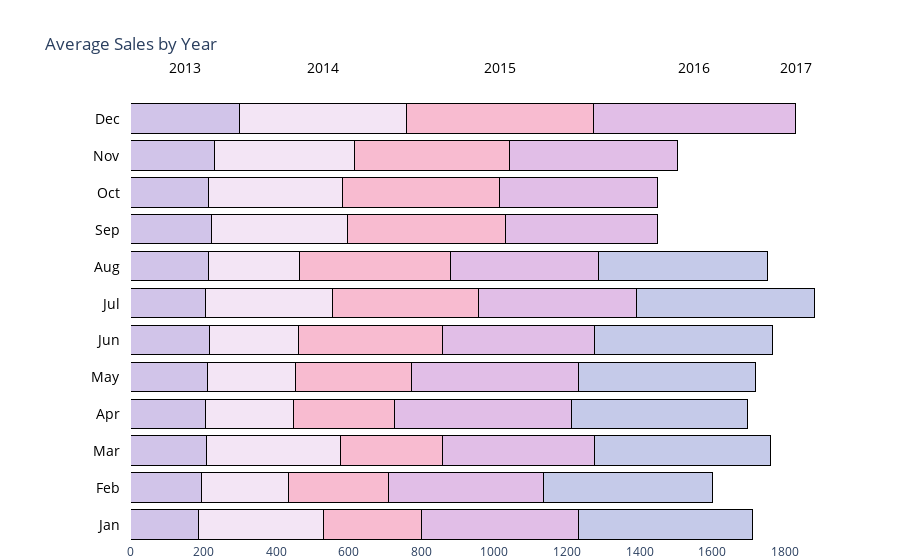

Notebook cell for this chart:
### Code cell
# Data preparation
yearly_data = create_yearly_sales_data(df_train1)
df_year = pd.DataFrame(yearly_data)
x_data = df_year.values

# Color and label setup
colors = ['#D1C4E9', '#F3E5F5', '#F8BBD0', '#E1BEE7', '#C5CAE9']  # Pastel colors
top_labels = ['2013', '2014', '2015', '2016', '2017']
y_data = ['Jan', 'Feb', 'Mar', 'Apr', 'May', 'Jun', 'Jul', 'Aug', 'Sep', 'Oct', 'Nov', 'Dec']

# Create figure
fig = go.Figure()
add_bars(fig, x_data, y_data, colors)
add_annotations(fig, x_data, y_data, top_labels)

# Update layout
fig.update_layout(title='Average Sales by Year',
                  xaxis=dict(showgrid=False, zeroline=False, domain=[0.15, 1]),
                  yaxis=dict(showgrid=False, showline=False, showticklabels=False, zeroline=False),
                  barmode='stack', template="plotly_white", margin=dict(l=0, r=50, t=100, b=10),
                  showlegend=False)
fig.show()

### Figure 1 — Plotly figure (JSON) as saved in the notebook; plotly's stock layout.template omitted (floating-point values rounded to 4 significant figures)
{"data": [{"marker": {"color": "#D1C4E9", "line": {"color": "rgb(0, 0, 0)", "width": 1}}, "orientation": "h", "type": "bar", "x": [187.0], "y": ["Jan"]}, {"marker": {"color": "#D1C4E9", "line": {"color": "rgb(0, 0, 0)", "width": 1}}, "orientation": "h", "type": "bar", "x": [193.6], "y": ["Feb"]}, {"marker": {"color": "#D1C4E9", "line": {"color": "rgb(0, 0, 0)", "width": 1}}, "orientation": "h", "type": "bar", "x": [206.9], "y": ["Mar"]}, {"marker": {"color": "#D1C4E9", "line": {"color": "rgb(0, 0, 0)", "width": 1}}, "orientation": "h", "type": "bar", "x": [205.6], "y": ["Apr"]}, {"marker": {"color": "#D1C4E9", "line": {"color": "rgb(0, 0, 0)", "width": 1}}, "orientation": "h", "type": "bar", "x": [210.2], "y": ["May"]}, {"marker": {"color": "#D1C4E9", "line": {"color": "rgb(0, 0, 0)", "width": 1}}, "orientation": "h", "type": "bar", "x": [215.7], "y": ["Jun"]}, {"marker": {"color": "#D1C4E9", "line": {"color": "rgb(0, 0, 0)", "width": 1}}, "orientation": "h", "type": "bar", "x": [204.0], "y": ["Jul"]}, {"marker": {"color": "#D1C4E9", "line": {"color": "rgb(0, 0, 0)", "width": 1}}, "orientation": "h", "type": "bar", "x": [212.5], "y": ["Aug"]}, {"marker": {"color": "#D1C4E9", "line": {"color": "rgb(0, 0, 0)", "width": 1}}, "orientation": "h", "type": "bar", "x": [220.6], "y": ["Sep"]}, {"marker": {"color": "#D1C4E9", "line": {"color": "rgb(0, 0, 0)", "width": 1}}, "orientation": "h", "type": "bar", "x": [213.2], "y": ["Oct"]}, {"marker": {"color": "#D1C4E9", "line": {"color": "rgb(0, 0, 0)", "width": 1}}, "orientation": "h", "type": "bar", "x": [231.1], "y": ["Nov"]}, {"marker": {"color": "#D1C4E9", "line": {"color": "rgb(0, 0, 0)", "width": 1}}, "orientation": "h", "type": "bar", "x": [298.7], "y": ["Dec"]}, {"marker": {"color": "#F3E5F5", "line": {"color": "rgb(0, 0, 0)", "width": 1}}, "orientation": "h", "type": "bar", "x": [342.3], "y": ["Jan"]}, {"marker": {"color": "#F3E5F5", "line": {"color": "rgb(0, 0, 0)", "width": 1}}, "orientation": "h", "type": "bar", "x": [241.3], "y": ["Feb"]}, {"marker": {"color": "#F3E5F5", "line": {"color": "rgb(0, 0, 0)", "width": 1}}, "orientation": "h", "type": "bar", "x": [368.7], "y": ["Mar"]}, {"marker": {"color": "#F3E5F5", "line": {"color": "rgb(0, 0, 0)", "width": 1}}, "orientation": "h", "type": "bar", "x": [240.6], "y": ["Apr"]}, {"marker": {"color": "#F3E5F5", "line": {"color": "rgb(0, 0, 0)", "width": 1}}, "orientation": "h", "type": "bar", "x": [242.2], "y": ["May"]}, {"marker": {"color": "#F3E5F5", "line": {"color": "rgb(0, 0, 0)", "width": 1}}, "orientation": "h", "type": "bar", "x": [244.6], "y": ["Jun"]}, {"marker": {"color": "#F3E5F5", "line": {"color": "rgb(0, 0, 0)", "width": 1}}, "orientation": "h", "type": "bar", "x": [350.8], "y": ["Jul"]}, {"marker": {"color": "#F3E5F5", "line": {"color": "rgb(0, 0, 0)", "width": 1}}, "orientation": "h", "type": "bar", "x": [251.4], "y": ["Aug"]}, {"marker": {"color": "#F3E5F5", "line": {"color": "rgb(0, 0, 0)", "width": 1}}, "orientation": "h", "type": "bar", "x": [374.5], "y": ["Sep"]}, {"marker": {"color": "#F3E5F5", "line": {"color": "rgb(0, 0, 0)", "width": 1}}, "orientation": "h", "type": "bar", "x": [369.2], "y": ["Oct"]}, {"marker": {"color": "#F3E5F5", "line": {"color": "rgb(0, 0, 0)", "width": 1}}, "orientation": "h", "type": "bar", "x": [384.1], "y": ["Nov"]}, {"marker": {"color": "#F3E5F5", "line": {"color": "rgb(0, 0, 0)", "width": 1}}, "orientation": "h", "type": "bar", "x": [459.8], "y": ["Dec"]}, {"marker": {"color": "#F8BBD0", "line": {"color": "rgb(0, 0, 0)", "width": 1}}, "orientation": "h", "type": "bar", "x": [269.7], "y": ["Jan"]}, {"marker": {"color": "#F8BBD0", "line": {"color": "rgb(0, 0, 0)", "width": 1}}, "orientation": "h", "type": "bar", "x": [275.4], "y": ["Feb"]}, {"marker": {"color": "#F8BBD0", "line": {"color": "rgb(0, 0, 0)", "width": 1}}, "orientation": "h", "type": "bar", "x": [282.4], "y": ["Mar"]}, {"marker": {"color": "#F8BBD0", "line": {"color": "rgb(0, 0, 0)", "width": 1}}, "orientation": "h", "type": "bar", "x": [279.7], "y": ["Apr"]}, {"marker": {"color": "#F8BBD0", "line": {"color": "rgb(0, 0, 0)", "width": 1}}, "orientation": "h", "type": "bar", "x": [321.0], "y": ["May"]}, {"marker": {"color": "#F8BBD0", "line": {"color": "rgb(0, 0, 0)", "width": 1}}, "orientation": "h", "type": "bar", "x": [397.2], "y": ["Jun"]}, {"marker": {"color": "#F8BBD0", "line": {"color": "rgb(0, 0, 0)", "width": 1}}, "orientation": "h", "type": "bar", "x": [403.0], "y": ["Jul"]}, {"marker": {"color": "#F8BBD0", "line": {"color": "rgb(0, 0, 0)", "width": 1}}, "orientation": "h", "type": "bar", "x": [415.7], "y": ["Aug"]}, {"marker": {"color": "#F8BBD0", "line": {"color": "rgb(0, 0, 0)", "width": 1}}, "orientation": "h", "type": "bar", "x": [434.7], "y": ["Sep"]}, {"marker": {"color": "#F8BBD0", "line": {"color": "rgb(0, 0, 0)", "width": 1}}, "orientation": "h", "type": "bar", "x": [432.2], "y": ["Oct"]}, {"marker": {"color": "#F8BBD0", "line": {"color": "rgb(0, 0, 0)", "width": 1}}, "orientation": "h", "type": "bar", "x": [426.6], "y": ["Nov"]}, {"marker": {"color": "#F8BBD0", "line": {"color": "rgb(0, 0, 0)", "width": 1}}, "orientation": "h", "type": "bar", "x": [513.8], "y": ["Dec"]}, {"marker": {"color": "#E1BEE7", "line": {"color": "rgb(0, 0, 0)", "width": 1}}, "orientation": "h", "type": "bar", "x": [434.1], "y": ["Jan"]}, {"marker": {"color": "#E1BEE7", "line": {"color": "rgb(0, 0, 0)", "width": 1}}, "orientation": "h", "type": "bar", "x": [424.7], "y": ["Feb"]}, {"marker": {"color": "#E1BEE7", "line": {"color": "rgb(0, 0, 0)", "width": 1}}, "orientation": "h", "type": "bar", "x": [418.7], "y": ["Mar"]}, {"marker": {"color": "#E1BEE7", "line": {"color": "rgb(0, 0, 0)", "width": 1}}, "orientation": "h", "type": "bar", "x": [488.1], "y": ["Apr"]}, {"marker": {"color": "#E1BEE7", "line": {"color": "rgb(0, 0, 0)", "width": 1}}, "orientation": "h", "type": "bar", "x": [457.7], "y": ["May"]}, {"marker": {"color": "#E1BEE7", "line": {"color": "rgb(0, 0, 0)", "width": 1}}, "orientation": "h", "type": "bar", "x": [419.6], "y": ["Jun"]}, {"marker": {"color": "#E1BEE7", "line": {"color": "rgb(0, 0, 0)", "width": 1}}, "orientation": "h", "type": "bar", "x": [432.6], "y": ["Jul"]}, {"marker": {"color": "#E1BEE7", "line": {"color": "rgb(0, 0, 0)", "width": 1}}, "orientation": "h", "type": "bar", "x": [406.4], "y": ["Aug"]}, {"marker": {"color": "#E1BEE7", "line": {"color": "rgb(0, 0, 0)", "width": 1}}, "orientation": "h", "type": "bar", "x": [419.3], "y": ["Sep"]}, {"marker": {"color": "#E1BEE7", "line": {"color": "rgb(0, 0, 0)", "width": 1}}, "orientation": "h", "type": "bar", "x": [435.0], "y": ["Oct"]}, {"marker": {"color": "#E1BEE7", "line": {"color": "rgb(0, 0, 0)", "width": 1}}, "orientation": "h", "type": "bar", "x": [462.9], "y": ["Nov"]}, {"marker": {"color": "#E1BEE7", "line": {"color": "rgb(0, 0, 0)", "width": 1}}, "orientation": "h", "type": "bar", "x": [557.1], "y": ["Dec"]}, {"marker": {"color": "#C5CAE9", "line": {"color": "rgb(0, 0, 0)", "width": 1}}, "orientation": "h", "type": "bar", "x": [476.6], "y": ["Jan"]}, {"marker": {"color": "#C5CAE9", "line": {"color": "rgb(0, 0, 0)", "width": 1}}, "orientation": "h", "type": "bar", "x": [466.0], "y": ["Feb"]}, {"marker": {"color": "#C5CAE9", "line": {"color": "rgb(0, 0, 0)", "width": 1}}, "orientation": "h", "type": "bar", "x": [483.4], "y": ["Mar"]}, {"marker": {"color": "#C5CAE9", "line": {"color": "rgb(0, 0, 0)", "width": 1}}, "orientation": "h", "type": "bar", "x": [482.2], "y": ["Apr"]}, {"marker": {"color": "#C5CAE9", "line": {"color": "rgb(0, 0, 0)", "width": 1}}, "orientation": "h", "type": "bar", "x": [487.2], "y": ["May"]}, {"marker": {"color": "#C5CAE9", "line": {"color": "rgb(0, 0, 0)", "width": 1}}, "orientation": "h", "type": "bar", "x": [488.7], "y": ["Jun"]}, {"marker": {"color": "#C5CAE9", "line": {"color": "rgb(0, 0, 0)", "width": 1}}, "orientation": "h", "type": "bar", "x": [489.9], "y": ["Jul"]}, {"marker": {"color": "#C5CAE9", "line": {"color": "rgb(0, 0, 0)", "width": 1}}, "orientation": "h", "type": "bar", "x": [465.1], "y": ["Aug"]}, {"marker": {"color": "#C5CAE9", "line": {"color": "rgb(0, 0, 0)", "width": 1}}, "orientation": "h", "type": "bar", "x": [0], "y": ["Sep"]}, {"marker": {"color": "#C5CAE9", "line": {"color": "rgb(0, 0, 0)", "width": 1}}, "orientation": "h", "type": "bar", "x": [0], "y": ["Oct"]}, {"marker": {"color": "#C5CAE9", "line": {"color": "rgb(0, 0, 0)", "width": 1}}, "orientation": "h", "type": "bar", "x": [0], "y": ["Nov"]}, {"marker": {"color": "#C5CAE9", "line": {"color": "rgb(0, 0, 0)", "width": 1}}, "orientation": "h", "type": "bar", "x": [0], "y": ["Dec"]}], "layout": {"annotations": [{"align": "right", "font": {"color": "rgb(0, 0, 0)", "size": 14}, "showarrow": false, "text": "Jan", "x": 0.14, "xanchor": "right", "xref": "paper", "y": "Jan", "yref": "y"}, {"align": "right", "font": {"color": "rgb(0, 0, 0)", "size": 14}, "showarrow": false, "text": "Feb", "x": 0.14, "xanchor": "right", "xref": "paper", "y": "Feb", "yref": "y"}, {"align": "right", "font": {"color": "rgb(0, 0, 0)", "size": 14}, "showarrow": false, "text": "Mar", "x": 0.14, "xanchor": "right", "xref": "paper", "y": "Mar", "yref": "y"}, {"align": "right", "font": {"color": "rgb(0, 0, 0)", "size": 14}, "showarrow": false, "text": "Apr", "x": 0.14, "xanchor": "right", "xref": "paper", "y": "Apr", "yref": "y"}, {"align": "right", "font": {"color": "rgb(0, 0, 0)", "size": 14}, "showarrow": false, "text": "May", "x": 0.14, "xanchor": "right", "xref": "paper", "y": "May", "yref": "y"}, {"align": "right", "font": {"color": "rgb(0, 0, 0)", "size": 14}, "showarrow": false, "text": "Jun", "x": 0.14, "xanchor": "right", "xref": "paper", "y": "Jun", "yref": "y"}, {"align": "right", "font": {"color": "rgb(0, 0, 0)", "size": 14}, "showarrow": false, "text": "Jul", "x": 0.14, "xanchor": "right", "xref": "paper", "y": "Jul", "yref": "y"}, {"align": "right", "font": {"color": "rgb(0, 0, 0)", "size": 14}, "showarrow": false, "text": "Aug", "x": 0.14, "xanchor": "right", "xref": "paper", "y": "Aug", "yref": "y"}, {"align": "right", "font": {"color": "rgb(0, 0, 0)", "size": 14}, "showarrow": false, "text": "Sep", "x": 0.14, "xanchor": "right", "xref": "paper", "y": "Sep", "yref": "y"}, {"align": "right", "font": {"color": "rgb(0, 0, 0)", "size": 14}, "showarrow": false, "text": "Oct", "x": 0.14, "xanchor": "right", "xref": "paper", "y": "Oct", "yref": "y"}, {"align": "right", "font": {"color": "rgb(0, 0, 0)", "size": 14}, "showarrow": false, "text": "Nov", "x": 0.14, "xanchor": "right", "xref": "paper", "y": "Nov", "yref": "y"}, {"align": "right", "font": {"color": "rgb(0, 0, 0)", "size": 14}, "showarrow": false, "text": "Dec", "x": 0.14, "xanchor": "right", "xref": "paper", "y": "Dec", "yref": "y"}, {"font": {"color": "rgb(0, 0, 0)", "size": 14}, "showarrow": false, "text": "2013", "x": 149.3, "xref": "x", "y": 1.1, "yref": "paper"}, {"font": {"color": "rgb(0, 0, 0)", "size": 14}, "showarrow": false, "text": "2014", "x": 528.6, "xref": "x", "y": 1.1, "yref": "paper"}, {"font": {"color": "rgb(0, 0, 0)", "size": 14}, "showarrow": false, "text": "2015", "x": 1015.0, "xref": "x", "y": 1.1, "yref": "paper"}, {"font": {"color": "rgb(0, 0, 0)", "size": 14}, "showarrow": false, "text": "2016", "x": 1551.0, "xref": "x", "y": 1.1, "yref": "paper"}, {"font": {"color": "rgb(0, 0, 0)", "size": 14}, "showarrow": false, "text": "2017", "x": 1829.0, "xref": "x", "y": 1.1, "yref": "paper"}], "barmode": "stack", "margin": {"b": 10, "l": 0, "r": 50, "t": 100}, "showlegend": false, "title": {"text": "Average Sales by Year"}, "xaxis": {"domain": [0.15, 1], "showgrid": false, "zeroline": false}, "yaxis": {"showgrid": false, "showline": false, "showticklabels": false, "zeroline": false}}}
